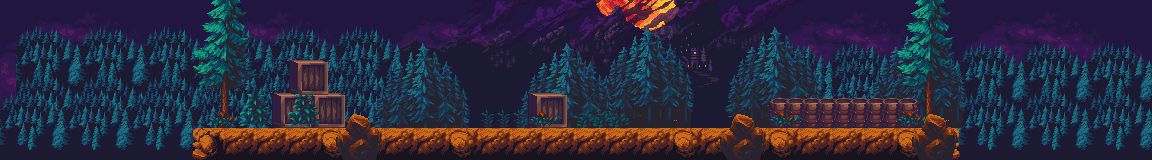

Rendered tile map (Tiled .tmx) drawn with the repository's tilesets; below, a short description and the map source with its tile grids summarised:
An orthogonal 72x10 tile map with 16x16 px tiles, 9 tile layers (Sky, Moon, Forest, Castle, ...), 2 tilesets.

<map version="1.4" tiledversion="1.4.2" orientation="orthogonal" renderorder="right-down" width="72" height="10" tilewidth="16" tileheight="16" infinite="0" nextlayerid="12" nextobjectid="1">
 <tileset firstgid="1" source="Images.tsx" />
 <tileset firstgid="23" source="Tileset.tsx" />
 <layer id="4" name="Sky" width="72" height="10" locked="1">
  <properties>
   <property name="unity:SortingLayer" value="Background" />
  </properties>
  <data>[720 cells, 6 non-empty, 1 distinct tile ids]</data>
 </layer>
 <layer id="6" name="Moon" width="72" height="10" locked="1">
  <properties>
   <property name="unity:SortingLayer" value="Background" />
  </properties>
  <data>[720 cells, 2 non-empty, 2 distinct tile ids]</data>
 </layer>
 <layer id="5" name="Forest" width="72" height="10" locked="1">
  <properties>
   <property name="unity:SortingLayer" value="Background" />
  </properties>
  <data>[720 cells, 7 non-empty, 1 distinct tile ids]</data>
 </layer>
 <layer id="2" name="Castle" width="72" height="10" locked="1">
  <properties>
   <property name="unity:SortingLayer" value="Background" />
  </properties>
  <data>[720 cells, 1 non-empty, 1 distinct tile ids]</data>
 </layer>
 <layer id="11" name="Fog" width="72" height="10" locked="1" opacity="0.7">
  <properties>
   <property name="unity:SortingLayer" value="Background" />
  </properties>
  <data>[720 cells, 1 non-empty, 1 distinct tile ids]</data>
 </layer>
 <layer id="7" name="ForeForest" width="72" height="10" locked="1">
  <properties>
   <property name="unity:SortingLayer" value="Background" />
  </properties>
  <data>[720 cells, 5 non-empty, 1 distinct tile ids]</data>
 </layer>
 <layer id="8" name="Ground" width="72" height="10" locked="1">
  <properties>
   <property name="unity:SortingLayer" value="Background" />
  </properties>
  <data>[720 cells, 98 non-empty, 17 distinct tile ids]</data>
 </layer>
 <layer id="10" name="Objects" width="72" height="10" locked="1">
  <properties>
   <property name="unity:SortingLayer" value="Background" />
  </properties>
  <data>[720 cells, 11 non-empty, 3 distinct tile ids]</data>
 </layer>
 <layer id="9" name="ForeGround" width="72" height="10" locked="1">
  <properties>
   <property name="unity:SortingLayer" value="Foreground" />
  </properties>
  <data>[720 cells, 15 non-empty, 5 distinct tile ids]</data>
 </layer>
</map>
